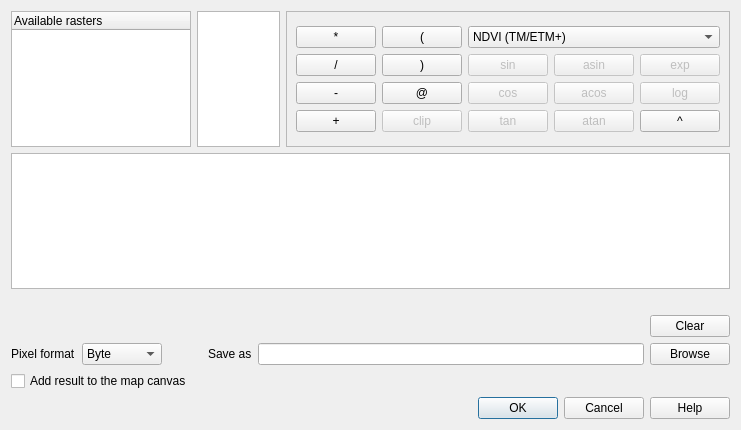
<?xml version="1.0" encoding="UTF-8"?>
<ui version="4.0">
 <class>RasterCalcDialog</class>
 <widget class="QDialog" name="RasterCalcDialog">
  <property name="geometry">
   <rect>
    <x>0</x>
    <y>0</y>
    <width>741</width>
    <height>430</height>
   </rect>
  </property>
  <property name="windowTitle">
   <string>RasterCalc</string>
  </property>
  <layout class="QVBoxLayout" name="verticalLayout_4">
   <item>
    <layout class="QHBoxLayout" name="horizontalLayout_2">
     <item>
      <widget class="QTreeWidget" name="rasterTree">
       <property name="sizePolicy">
        <sizepolicy hsizetype="Expanding" vsizetype="Expanding">
         <horstretch>0</horstretch>
         <verstretch>0</verstretch>
        </sizepolicy>
       </property>
       <property name="minimumSize">
        <size>
         <width>180</width>
         <height>0</height>
        </size>
       </property>
       <column>
        <property name="text">
         <string>Available rasters</string>
        </property>
       </column>
      </widget>
     </item>
     <item>
      <widget class="QListWidget" name="bandList">
       <property name="currentRow">
        <number>-1</number>
       </property>
      </widget>
     </item>
     <item>
      <widget class="QFrame" name="frame">
       <property name="sizePolicy">
        <sizepolicy hsizetype="Minimum" vsizetype="Preferred">
         <horstretch>0</horstretch>
         <verstretch>0</verstretch>
        </sizepolicy>
       </property>
       <property name="frameShape">
        <enum>QFrame::StyledPanel</enum>
       </property>
       <property name="frameShadow">
        <enum>QFrame::Raised</enum>
       </property>
       <layout class="QGridLayout" name="gridLayout_3">
        <item row="0" column="1">
         <layout class="QVBoxLayout" name="verticalLayout_3">
          <item>
           <widget class="QPushButton" name="btnRParen">
            <property name="text">
             <string>(</string>
            </property>
           </widget>
          </item>
          <item>
           <widget class="QPushButton" name="btnLParen">
            <property name="text">
             <string>)</string>
            </property>
           </widget>
          </item>
          <item>
           <widget class="QPushButton" name="btnBand">
            <property name="whatsThis">
             <string>Get band from raster</string>
            </property>
            <property name="text">
             <string>@</string>
            </property>
           </widget>
          </item>
          <item>
           <widget class="QPushButton" name="btnClip">
            <property name="enabled">
             <bool>false</bool>
            </property>
            <property name="whatsThis">
             <string>Clip lower and upper values</string>
            </property>
            <property name="text">
             <string>clip</string>
            </property>
           </widget>
          </item>
         </layout>
        </item>
        <item row="0" column="4">
         <layout class="QGridLayout" name="gridLayout_2">
          <item row="0" column="0" colspan="3">
           <widget class="QComboBox" name="cmbPresets">
            <item>
             <property name="text">
              <string>NDVI (TM/ETM+)</string>
             </property>
            </item>
            <item>
             <property name="text">
              <string>Difference</string>
             </property>
            </item>
           </widget>
          </item>
          <item row="1" column="0">
           <widget class="QPushButton" name="btnSin">
            <property name="enabled">
             <bool>false</bool>
            </property>
            <property name="text">
             <string>sin</string>
            </property>
           </widget>
          </item>
          <item row="1" column="1">
           <widget class="QPushButton" name="btnAsin">
            <property name="enabled">
             <bool>false</bool>
            </property>
            <property name="text">
             <string>asin</string>
            </property>
           </widget>
          </item>
          <item row="1" column="2">
           <widget class="QPushButton" name="btnExp">
            <property name="enabled">
             <bool>false</bool>
            </property>
            <property name="text">
             <string>exp</string>
            </property>
           </widget>
          </item>
          <item row="2" column="0">
           <widget class="QPushButton" name="btnCos">
            <property name="enabled">
             <bool>false</bool>
            </property>
            <property name="text">
             <string>cos</string>
            </property>
           </widget>
          </item>
          <item row="2" column="1">
           <widget class="QPushButton" name="btnAcos">
            <property name="enabled">
             <bool>false</bool>
            </property>
            <property name="text">
             <string>acos</string>
            </property>
           </widget>
          </item>
          <item row="2" column="2">
           <widget class="QPushButton" name="btnLog">
            <property name="enabled">
             <bool>false</bool>
            </property>
            <property name="text">
             <string>log</string>
            </property>
           </widget>
          </item>
          <item row="3" column="0">
           <widget class="QPushButton" name="btnTan">
            <property name="enabled">
             <bool>false</bool>
            </property>
            <property name="text">
             <string>tan</string>
            </property>
           </widget>
          </item>
          <item row="3" column="1">
           <widget class="QPushButton" name="btnAtan">
            <property name="enabled">
             <bool>false</bool>
            </property>
            <property name="text">
             <string>atan</string>
            </property>
           </widget>
          </item>
          <item row="3" column="2">
           <widget class="QPushButton" name="btnPower">
            <property name="whatsThis">
             <string>Raise to power</string>
            </property>
            <property name="text">
             <string>^</string>
            </property>
           </widget>
          </item>
         </layout>
        </item>
        <item row="0" column="0">
         <layout class="QVBoxLayout" name="verticalLayout">
          <property name="sizeConstraint">
           <enum>QLayout::SetMinimumSize</enum>
          </property>
          <item>
           <widget class="QPushButton" name="btnMul">
            <property name="whatsThis">
             <string>Multiply arguments</string>
            </property>
            <property name="text">
             <string>*</string>
            </property>
           </widget>
          </item>
          <item>
           <widget class="QPushButton" name="btnDiv">
            <property name="whatsThis">
             <string>Divide arguments</string>
            </property>
            <property name="text">
             <string>/</string>
            </property>
           </widget>
          </item>
          <item>
           <widget class="QPushButton" name="btnSub">
            <property name="whatsThis">
             <string>Subtract argiments</string>
            </property>
            <property name="text">
             <string>-</string>
            </property>
           </widget>
          </item>
          <item>
           <widget class="QPushButton" name="btnAdd">
            <property name="whatsThis">
             <string>Add arguments</string>
            </property>
            <property name="text">
             <string>+</string>
            </property>
           </widget>
          </item>
         </layout>
        </item>
       </layout>
      </widget>
     </item>
    </layout>
   </item>
   <item>
    <layout class="QVBoxLayout" name="verticalLayout_2">
     <item>
      <widget class="QTextEdit" name="commandTextEdit"/>
     </item>
     <item>
      <widget class="QLabel" name="lblStatusMessage">
       <property name="text">
        <string/>
       </property>
      </widget>
     </item>
    </layout>
   </item>
   <item>
    <layout class="QHBoxLayout" name="horizontalLayout_3">
     <item>
      <spacer name="horizontalSpacer_2">
       <property name="orientation">
        <enum>Qt::Horizontal</enum>
       </property>
       <property name="sizeHint" stdset="0">
        <size>
         <width>40</width>
         <height>20</height>
        </size>
       </property>
      </spacer>
     </item>
     <item>
      <widget class="QPushButton" name="btnClearCommand">
       <property name="text">
        <string>Clear</string>
       </property>
      </widget>
     </item>
    </layout>
   </item>
   <item>
    <layout class="QHBoxLayout" name="horizontalLayout">
     <item>
      <widget class="QLabel" name="label_2">
       <property name="text">
        <string>Pixel format</string>
       </property>
      </widget>
     </item>
     <item>
      <widget class="QComboBox" name="cmbPixelFormat">
       <item>
        <property name="text">
         <string>Byte</string>
        </property>
       </item>
       <item>
        <property name="text">
         <string>UInt16</string>
        </property>
       </item>
       <item>
        <property name="text">
         <string>Int16</string>
        </property>
       </item>
       <item>
        <property name="text">
         <string>UInt32</string>
        </property>
       </item>
       <item>
        <property name="text">
         <string>Int32</string>
        </property>
       </item>
       <item>
        <property name="text">
         <string>Float32</string>
        </property>
       </item>
       <item>
        <property name="text">
         <string>Float64</string>
        </property>
       </item>
       <item>
        <property name="text">
         <string>CInt16</string>
        </property>
       </item>
       <item>
        <property name="text">
         <string>CInt32</string>
        </property>
       </item>
       <item>
        <property name="text">
         <string>CFloat32</string>
        </property>
       </item>
       <item>
        <property name="text">
         <string>CFloat64</string>
        </property>
       </item>
      </widget>
     </item>
     <item>
      <spacer name="horizontalSpacer">
       <property name="orientation">
        <enum>Qt::Horizontal</enum>
       </property>
       <property name="sizeType">
        <enum>QSizePolicy::Minimum</enum>
       </property>
       <property name="sizeHint" stdset="0">
        <size>
         <width>40</width>
         <height>20</height>
        </size>
       </property>
      </spacer>
     </item>
     <item>
      <widget class="QLabel" name="label_3">
       <property name="text">
        <string>Save as</string>
       </property>
      </widget>
     </item>
     <item>
      <widget class="QLineEdit" name="leFileName"/>
     </item>
     <item>
      <widget class="QPushButton" name="btnBrowse">
       <property name="text">
        <string>Browse</string>
       </property>
      </widget>
     </item>
    </layout>
   </item>
   <item>
    <widget class="QCheckBox" name="loadCheckBox">
     <property name="text">
      <string>Add result to the map canvas</string>
     </property>
    </widget>
   </item>
   <item>
    <widget class="QDialogButtonBox" name="buttonBox">
     <property name="orientation">
      <enum>Qt::Horizontal</enum>
     </property>
     <property name="standardButtons">
      <set>QDialogButtonBox::Cancel|QDialogButtonBox::Help|QDialogButtonBox::Ok</set>
     </property>
    </widget>
   </item>
  </layout>
 </widget>
 <resources/>
 <connections>
  <connection>
   <sender>buttonBox</sender>
   <signal>accepted()</signal>
   <receiver>RasterCalcDialog</receiver>
   <slot>accept()</slot>
   <hints>
    <hint type="sourcelabel">
     <x>248</x>
     <y>254</y>
    </hint>
    <hint type="destinationlabel">
     <x>157</x>
     <y>274</y>
    </hint>
   </hints>
  </connection>
  <connection>
   <sender>buttonBox</sender>
   <signal>rejected()</signal>
   <receiver>RasterCalcDialog</receiver>
   <slot>reject()</slot>
   <hints>
    <hint type="sourcelabel">
     <x>316</x>
     <y>260</y>
    </hint>
    <hint type="destinationlabel">
     <x>286</x>
     <y>274</y>
    </hint>
   </hints>
  </connection>
 </connections>
</ui>
